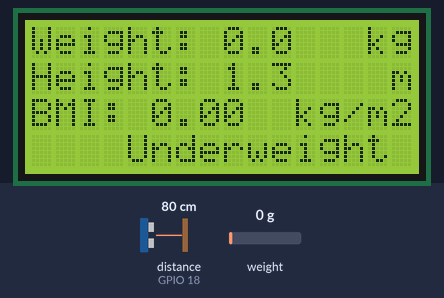
A sketch run on a simulated ESP32. On the bench: 16×4 character LCD. Wiring (inferred from the names in the program): ultrasonic range finder: trigger GPIO 5; echo GPIO 18. The test bench sets the inputs (shaded band); at power-on: distance to the obstacle (sensor on GPIO 18) 80 cm, weight on the scale 0 g. The echo pulse lasts 58.3 µs per cm.

Above: at 9.3 s.
9.4 s: distance to the obstacle (sensor on GPIO 18) set to 2 cm
At 12.3 s:
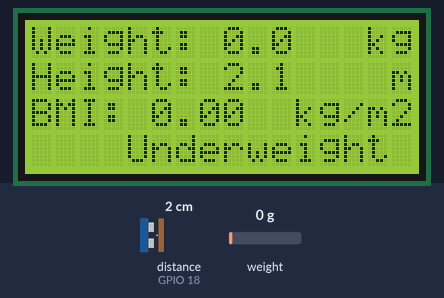
12.7 s: weight on the scale set to 100 g
At 14.4 s:
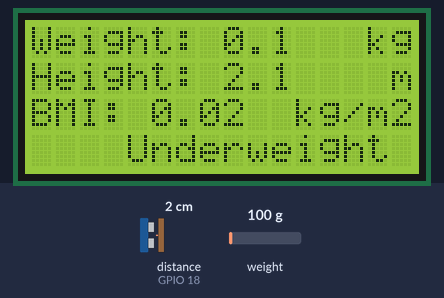
14.7 s: distance to the obstacle (sensor on GPIO 18) set to 9 cm
At 16.8 s:
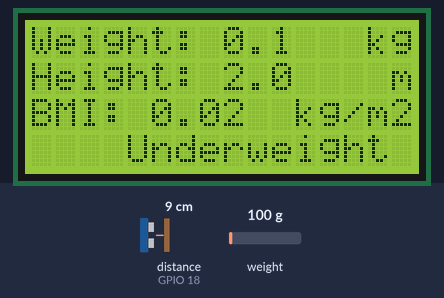
17.8 s: weight on the scale set to 1250 g
At 18.9 s:
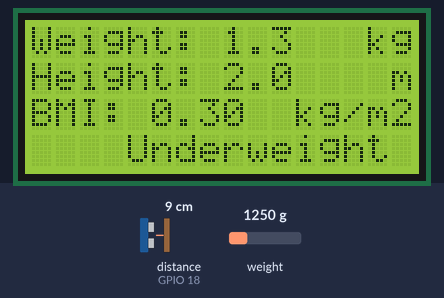
19.9 s: distance to the obstacle (sensor on GPIO 18) set to 4 cm
At 22.6 s:
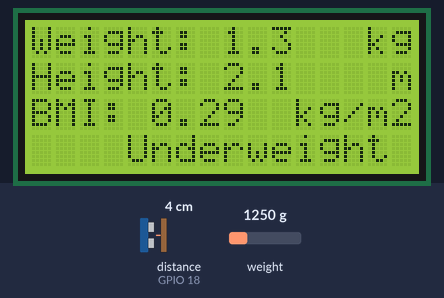
22.9 s: weight on the scale set to 2500 g
At 24.6 s:
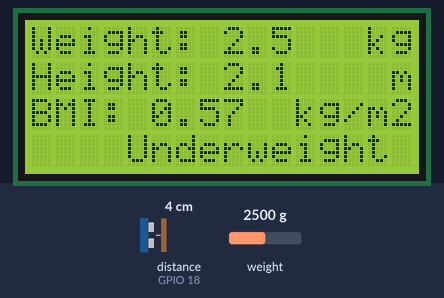
Timing chart, 0 to 26.0 s (numbered marks = the images above; inputs shaded):
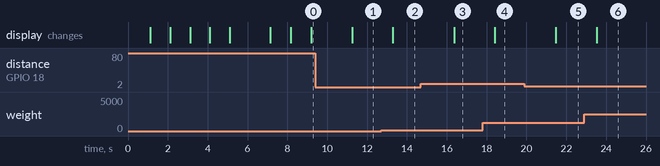

Measured:
- after the input at 9.4 s, the display: changes after 1.8 s (image 1)
- after the input at 12.7 s, the display: changes after 0.59 s (image 2)
- after the input at 14.7 s, the display: changes after 1.7 s (image 3)
- after the input at 17.8 s, the display: changes after 0.61 s (image 4)
- after the input at 19.9 s, the display: changes after 1.6 s (image 5)
- after the input at 22.9 s, the display: changes after 0.63 s (image 6)

The sketch:

bmi_complete.ino
```cpp
#include <Arduino.h>
#include <Wire.h>
#include <LiquidCrystal_I2C.h>
#include "HX711.h"

//######################LCD CONFIGURATION########################################
//LCD WIRING DIAGRAM
// I2C LCD	    ESP32
// GND	        GND
// VCC	        VIN
// SDA	        GPIO  21
// SCL	        GPIO  22

// LCD constants
#define LCD_ADDRESS 0x27
#define LCD_COLS 16
#define LCD_ROWS 4 //from third row, the column numbering starts from -4

//#####################LOADCELL CONFIGURATION####################################
// load cell wiring diagram
// Load Cell		  HX711	  HX711	  ESP32
// Red (E+)		    E+	    GND		  GND
// Black (E-)		  E-		  DT		  GPIO 16
// White (A-)		  A-		  SCK		  GPIO 4
// Green (A+)		  A+		  VCC		  3.3V

const int LOADCELL_DOUT_PIN = 16;
const int LOADCELL_SCK_PIN = 4;

//#####################ULTRASONIC SENSOR#########################################
//Ultrasonic sensor wiring diagram
// Ultrasonic Sensor	  ESP32
// VCC	                VIN
// Trig	                GPIO 5
// Echo	                GPIO 18
// GND	                GND

// Ultrasonic sensor pins
const int trigPin = 5;
const int echoPin = 18;

// Constants for BMI ranges
const float BMI_UNDERWEIGHT_MAX = 18.5;
const float BMI_NORMAL_MAX = 24.9; //healthy
const float BMI_OVERWEIGHT_MAX = 29.9;
const float MAX_HEIGHT = 7 * 0.3048;  // 1 foot = 0.3048 meters
// Constants for sound speed and conversion factors
#define SOUND_SPEED 0.035188  // Sound speed in cm/uS
#define CM_TO_INCH 0.393701  // Conversion factor from cm to inches


// HX711 and LCD instances
HX711 scale;
LiquidCrystal_I2C lcd(LCD_ADDRESS, LCD_COLS, LCD_ROWS);

// Ultrasonic sensor variables
long duration;
float distanceCm;

void setup() {
    // Initialize serial and I2C communication
    Serial.begin(115200);
    Wire.begin();

    // Initialize the LCD
    lcd.init();
    lcd.backlight();  // Turn on the backlight
    lcd.setCursor(0, 0);
    lcd.print("Remove weight");
    lcd.setCursor(0, 1);
    lcd.print("from load cell");
    lcd.setCursor(0, 2);

    lcd.setCursor(-4, 3);
    lcd.print("Tare time:");
    lcd.setCursor(8, 3);
    lcd.print(" sec");
    for(int i=5; i>=0; i--){
      lcd.setCursor(7, 3);
      lcd.print(i);
      delay(1000);
    }
    // Initialize HX711 scale
    scale.begin(LOADCELL_DOUT_PIN, LOADCELL_SCK_PIN);
    scale.set_scale(-27.78);  // Calibration factor (adjust as needed)
    scale.tare();  // Reset to zero
    lcd.clear();
    lcd.print("** Tare done ** ");
    delay(1000);
    lcd.clear();
    lcd.setCursor(0, 0);
    lcd.print("Weight: ");  // Display HX711 readings
    lcd.setCursor(14, 0);
    lcd.print("kg");

    lcd.setCursor(0, 1);
    lcd.print("Height: ");
    lcd.setCursor(15, 1);
    lcd.print("m");

    lcd.setCursor(-4, 2);
    lcd.print("BMI: ");
    lcd.setCursor(7, 2);
    lcd.print("kg/m2");


    // Initialize ultrasonic sensor
    pinMode(trigPin, OUTPUT);  // Sets the trigPin as an Output
    pinMode(echoPin, INPUT);  // Sets the echoPin as an Input
}

void loop() {
    // Measure height with the ultrasonic sensor
    // Clears the trigPin, then sets to HIGH for 10 microseconds
    digitalWrite(trigPin, LOW);
    delayMicroseconds(2);
    digitalWrite(trigPin, HIGH);
    delayMicroseconds(10);
    digitalWrite(trigPin, LOW);

    // Measure echo duration and calculate distance in centimeters
    duration = pulseIn(echoPin, HIGH);

    // Convert height from cm to m  (/100 is for converting)
    float heightMeters = MAX_HEIGHT - (duration * SOUND_SPEED / (2 * 100));
    //if there is an error height measurement and it is showing a negative value then set the height to 0.0 meters
    if(heightMeters <= 0.0){
      heightMeters=0.0;
    }
    // HX711 readings for weight
    float weightKg = scale.get_units(10)/1000;  // Get average of 10 readings to convert grams to kg (/1000)
     //if there is an error weight measurement and it is showing a negative value then set the weight to 0.0 kg
    if(weightKg <= 0.0){
      weightKg=0.0;
    }


    float bmi;
    // Calculate BMI
    // if weight = 0.0 , then dividing by zero error is caused
    if(heightMeters > 0.0){
       bmi = weightKg / (heightMeters * heightMeters); //weight in kg / ( height in meters )^2
    }
    else {
      bmi = 0.0;
      }


    // Display Weight in kg in first row of LCD
   lcd.setCursor(8, 0);
   lcd.print(weightKg, 1);


  // Display Height in m in second row of LCD
    lcd.setCursor(8,1);
    lcd.print(heightMeters, 1);


   // Display BMI in kg/m2 in fourth row of LCD
    lcd.setCursor(1, 2);
    lcd.print(bmi, 2);

  // Determine BMI category and display it
    lcd.setCursor(0, 3);
    if (bmi < BMI_UNDERWEIGHT_MAX) {
        lcd.print("Underweight");
    } else if (bmi <= BMI_NORMAL_MAX) {
        lcd.print("Healthy");
    } else if (bmi <= BMI_OVERWEIGHT_MAX) {
        lcd.print("Overweight");
    } else {
        lcd.print("Obese");
    }


}
```
